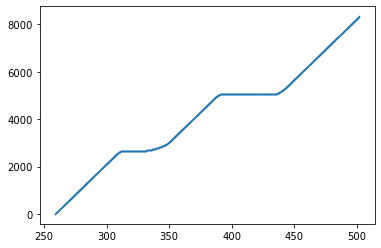

Recreate this plot in Python.
import math
import pandas as pd
import matplotlib.pyplot as plt

d_Ab = 1219 # Central to 3rd
d_bB = 99 # 3rd
d_Bc = 1509 # 3rd to 7th
d_cC = 105 # 7th
d_Cd = 2281 # 7th to 15th
d_dD = 111 # 15th
d_De = 2515 # 15th to 19th
d_eE = 107 # 19th
d_Ef = 400 # beyond 19th

dt = 0.1

len_det_stop = 40
len_det_adv = 10
dist_det_adv = 300

len_veh = 18
len_eff_stop = len_det_stop + len_veh # effective vehicle length at stop bar detector
len_eff_adv = len_det_adv + len_veh # effective vehicle length at advance detector

s_psl = round(35*5280/3600, 2) # posted speed limit or free-flow speed
t_r = 1 # reaction time
dec_ent = round(-2.3*3.2808, 2) # deceleration from entrance to reach PSL
dec_stop = round(-3*3.2808, 2) # deceleration to stop bar
acc_stop = round(3.5*3.2808, 2) # acceleration from stop bar
acc_ent = round(3*3.2808, 2) # acceleration from entrance
k = 25 # jam space headway
t_sul = 2 # startup lost time

t_list = []
x_list = []

# =============================================================================
# Segment: A-b-B (Central to 3rd)
# =============================================================================
print("Segment: A-B")

SSC_AB_stop = 'YY' 
t_on = 4*60 + 42.5
AIC = 0.5
ODT = 1.1

s_est = round((len_eff_stop)/ODT, 2) # estimated speed based on ODT
t_acc_est = round(AIC + ODT - t_r, 1) # estimated time of acceleration to pass stop bar detector
acc_est = round((s_est - s_psl)/t_acc_est, 2) # estimated acceleration
d_acc_est = round((s_est**2 - s_psl**2) / (2*acc_est), 2) # estimated distance of acceleration
d_acc_crit = d_Ab - d_acc_est # distance from which acceleration starts

T = 4*60 + 18.8
x0 = 0
v0 = s_psl
d_total = d_Ab + d_bB

while x0 <= d_total:
    print("Time:", round(T,1), x0, v0)
    t_list.append(round(T,1))
    x_list.append(round(x0,2))
    
    if x0 <= d_acc_crit:
        a0 = 0
    elif x0 > d_acc_crit and x0 <= d_Ab:
        a0 = acc_est
    else:
        a0 = 0
        
    if x0 <= d_Ab:
        det_time_stop_AB = T
        
    x = round(x0 + v0*dt + (1/2)*a0*dt*dt, 2)
    v = round(v0 + a0*dt, 2)
    
    x0 = x
    v0 = v
    T += dt
    
rel_diff_det_time_stop_AB = round(t_on - det_time_stop_AB, 1)

# =============================================================================
# Segment: B-c-C (3rd to 7th)
# =============================================================================
print("Segment: B-C")

s_est = v0 # estimated speed at entrance
d_dec_est = round((s_psl**2 - s_est**2) / (2*dec_ent), 2) # estimated distance of deceleration from entrance to reach PSL

d_total = x0 + d_dec_est

while x0 <= d_total:
    print("Time:", round(T,1), x0, v0)
    t_list.append(round(T,1))
    x_list.append(round(x0,2))
    
    a0 = dec_ent
    x = round(x0 + v0*dt + (1/2)*a0*dt*dt, 2)
    v = round(v0 + a0*dt, 2)
    
    x0 = x
    v0 = v
    T += dt
    
# constant acceleration to advance detector
v0 = s_psl # update to PSL
d_total_adv = d_Ab + d_bB + d_Bc - dist_det_adv - len_det_adv

while x0 <= d_total_adv:
    print("Time:", round(T,1), x0, v0)
    t_list.append(round(T,1))
    x_list.append(round(x0,2))
    
    a0 = 0
    x = round(x0 + v0*dt + (1/2)*a0*dt*dt, 2)
    v = round(v0 + a0*dt, 2)
    
    if x0 <= d_total_adv:
        det_time_adv_BC = T
    
    x0 = x
    v0 = v
    T += dt

cycle = 3
SSC_BC_adv = 'RR'
t_on = 5*60 + 6.7
AIC = 50.8
ODT = 0.7
TUG = 17.9
green_start = 5*60 + 24.7

# deceleration to queuing position
a0 = dec_stop

while T <= green_start:
    print("Time:", round(T,1), x0, v0)
    t_list.append(round(T,1))
    x_list.append(round(x0,2))
    
    x = round(x0 + v0*dt + (1/2)*a0*dt*dt, 2)
    v = round(v0 + a0*dt, 2)
    
    x0 = x
    v0 = v
    T += dt
    
    if v0 < 0:
        v0 = 0
        a0 = 0

queue_pos_dist = d_Ab + d_bB + d_Bc - x0 # queueing position based on stopping point
queue_pos_num = math.floor(queue_pos_dist / k)

cycle = 3
SSC_BC_stop = 'GG'
t_on = 5*60 + 40.2
ODT = 2.9
green_start = 5*60 + 24.7

s_est = round((len_eff_stop)/ODT, 2) # estimated speed based on ODT
d_acc_est = queue_pos_dist # estimated distance of acceleration
acc_est = round((s_est**2 - v0**2)/(2*d_acc_est), 2)
t_acc_est = round((s_est - v0)/acc_est, 1)

t_reach_stop = t_on + ODT - green_start
t_queue_clearance = round(t_reach_stop - t_acc_est, 1)
time_until_queue_clearance = green_start + t_queue_clearance

while T <= time_until_queue_clearance:
    print("Time:", round(T,1), x0, v0)
    t_list.append(round(T,1))
    x_list.append(round(x0,2))
    
    x0 = x
    v0 = v
    T += dt

d_total = d_Ab + d_bB + d_Bc + d_cC

while x0 <= d_total:
    print("Time:", round(T,1), x0, v0)
    t_list.append(round(T,1))
    x_list.append(round(x0,2))
    
    a0 = acc_est
    
    x = round(x0 + v0*dt + (1/2)*a0*dt*dt, 2)
    v = round(v0 + a0*dt, 2)
    
    if x0 <= d_Ab + d_bB + d_Bc:
        det_time_stop_BC = T
    
    x0 = x
    v0 = v
    T += dt


# =============================================================================
# Segment: C-d-D (7th to 15th)
# =============================================================================
print("Segment: C-D")
    
s_est = v0 # estimated speed at entrance
d_acc_est = round((s_psl**2 - s_est**2) / (2*acc_ent), 2) # estimated distance of acceleration from entrance to reach PSL

d_total = x0 + d_acc_est

while x0 <= d_total:
    print("Time:", round(T,1), x0, v0)
    t_list.append(round(T,1))
    x_list.append(round(x0,2))
    
    a0 = acc_ent
    x = round(x0 + v0*dt + (1/2)*a0*dt*dt, 2)
    v = round(v0 + a0*dt, 2)
    
    x0 = x
    v0 = v
    T += dt
    
# constant acceleration to advance detector
s_est = v0
d_total_adv = d_Ab + d_bB + d_Bc + d_cC + d_Cd - dist_det_adv

while x0 <= d_total_adv:
    print("Time:", round(T,1), x0, v0)
    t_list.append(round(T,1))
    x_list.append(round(x0,2))
    
    a0 = 0
    x = round(x0 + v0*dt + (1/2)*a0*dt*dt, 2)
    v = round(v0 + a0*dt, 2)
    
    if x0 <= d_total_adv:
        det_time_adv_BC = T
    
    x0 = x
    v0 = v
    T += dt
        
cycle = 3
green_start = 7*60 + 3.7
SSC_CD_vir_adv = 'RR'

# deceleration to queuing position
a0 = dec_stop

while T <= green_start:
    print("Time:", round(T,1), x0, v0)
    t_list.append(round(T,1))
    x_list.append(round(x0,2))
    
    x = round(x0 + v0*dt + (1/2)*a0*dt*dt, 2)
    v = round(v0 + a0*dt, 2)
    
    x0 = x
    v0 = v
    T += dt
    
    if v0 < 0:
        v0 = 0
        a0 = 0

queue_pos_dist = d_Ab + d_bB + d_Bc + d_cC + d_Cd - x0 # queueing position based on stopping point
queue_pos_num = math.floor(queue_pos_dist / k)

cycle = 3
SSC_CD_stop = 'GG'
t_on = 7*60 + 18.9
ODT = 1.4
green_start = 7*60 + 3.7

s_est = round((len_eff_stop)/ODT, 2) # estimated speed based on ODT
d_acc_est = queue_pos_dist # estimated distance of acceleration
acc_est = round((s_est**2 - v0**2)/(2*d_acc_est), 2)
t_acc_est = round((s_est - v0)/acc_est, 1)

t_reach_stop = t_on + ODT - green_start
t_queue_clearance = round(t_reach_stop - t_acc_est, 1)
time_until_queue_clearance = green_start + t_queue_clearance

while T <= time_until_queue_clearance:
    print("Time:", round(T,1), x0, v0)
    t_list.append(round(T,1))
    x_list.append(round(x0,2))
    
    x0 = x
    v0 = v
    T += dt

d_stop = d_Ab + d_bB + d_Bc + d_cC + d_Cd
d_entrance = d_Ab + d_bB + d_Bc + d_cC + d_Cd + d_dD

while x0 <= d_entrance:
    print("Time:", round(T,1), x0, v0)
    t_list.append(round(T,1))
    x_list.append(round(x0,2))
    
    if x0 <= d_stop: # uniform acceleration till stop bar
        a0 = acc_est
    else: # constant acceleration from stop bar to entrance
        a0 = 0
    
    x = round(x0 + v0*dt + (1/2)*a0*dt*dt, 2)
    v = round(v0 + a0*dt, 2)
    
    if x0 <= d_stop:
        det_time_stop_CD = T
    
    x0 = x
    v0 = v
    T += dt

    
# =============================================================================
# Segment: D-e-E (15th to 19th)
# =============================================================================
print("Segment: D-E")

s_est = v0 # estimated speed at entrance
d_acc_est = round((s_psl**2 - s_est**2) / (2*acc_ent), 2) # estimated distance of deceleration from entrance to reach PSL

d_total = x0 + d_acc_est

while x0 <= d_total:
    print("Time:", round(T,1), x0, v0)
    t_list.append(round(T,1))
    x_list.append(round(x0,2))
    
    a0 = acc_ent
    x = round(x0 + v0*dt + (1/2)*a0*dt*dt, 2)
    v = round(v0 + a0*dt, 2)
    
    x0 = x
    v0 = v
    T += dt
    
# constant acceleration to advance detector
v0 = s_psl # update to PSL
d_total_adv = d_Ab + d_bB + d_Bc + d_cC + d_Cd + d_dD + d_De - dist_det_adv - len_det_adv

while x0 <= d_total_adv:
    print("Time:", round(T,1), x0, v0)
    t_list.append(round(T,1))
    x_list.append(round(x0,2))
    
    a0 = 0
    x = round(x0 + v0*dt + (1/2)*a0*dt*dt, 2)
    v = round(v0 + a0*dt, 2)
    
    if x0 <= d_total_adv:
        det_time_adv_DE = T
    
    x0 = x
    v0 = v
    T += dt

cycle = 4
SSC_DE_adv = 'GG'
AIC = 89.7
time_until_cycle_ends = 120 - AIC # passes the intersection at free-flow

d_until_stop = d_Ab + d_bB + d_Bc + d_cC + d_Cd + d_dD + d_De
d_until_entrance = d_until_stop + d_eE
d_until_end = d_until_entrance + d_Ef

while x0 <= d_until_end:
    print("Time:", round(T,1), x0, v0)
    t_list.append(round(T,1))
    x_list.append(round(x0,2))
    
    x = round(x0 + v0*dt + (1/2)*a0*dt*dt, 2)
    v = round(v0 + a0*dt, 2)
    
    if x0 <= d_until_stop:
        det_time_stop_DE = T
    
    x0 = x
    v0 = v
    T += dt   


# =============================================================================
# Results
# =============================================================================
DT = pd.DataFrame({'t': t_list, 'x': x_list})

plt.scatter(DT.t, DT.x, s = 0.1)
plt.show()

DT.to_csv(r"D:\GitHub\trajectory\script\sample_trajectories\trajectory_c3.txt", sep = '\t', index = False)
